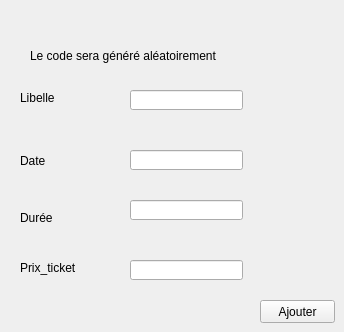
      <widget class="QWidget" name="tab">
       <attribute name="title">
        <string>Ajouter un événement</string>
       </attribute>
       <widget class="QLabel" name="label_2">
        <property name="geometry">
         <rect>
          <x>20</x>
          <y>90</y>
          <width>47</width>
          <height>16</height>
         </rect>
        </property>
        <property name="text">
         <string>Libelle</string>
        </property>
       </widget>
       <widget class="QLabel" name="label_3">
        <property name="geometry">
         <rect>
          <x>20</x>
          <y>150</y>
          <width>47</width>
          <height>21</height>
         </rect>
        </property>
        <property name="text">
         <string>Date</string>
        </property>
       </widget>
       <widget class="QLineEdit" name="lineEdit_libelle">
        <property name="geometry">
         <rect>
          <x>130</x>
          <y>90</y>
          <width>113</width>
          <height>20</height>
         </rect>
        </property>
       </widget>
       <widget class="QLineEdit" name="lineEdit_date">
        <property name="geometry">
         <rect>
          <x>130</x>
          <y>150</y>
          <width>113</width>
          <height>20</height>
         </rect>
        </property>
       </widget>
       <widget class="QPushButton" name="pb_ajouter">
        <property name="geometry">
         <rect>
          <x>260</x>
          <y>300</y>
          <width>75</width>
          <height>23</height>
         </rect>
        </property>
        <property name="text">
         <string>Ajouter</string>
        </property>
       </widget>
       <widget class="QLineEdit" name="lineEdit_duree">
        <property name="geometry">
         <rect>
          <x>130</x>
          <y>200</y>
          <width>113</width>
          <height>20</height>
         </rect>
        </property>
       </widget>
       <widget class="QLineEdit" name="lineEdit_prix_ticket">
        <property name="geometry">
         <rect>
          <x>130</x>
          <y>260</y>
          <width>113</width>
          <height>20</height>
         </rect>
        </property>
       </widget>
       <widget class="QLabel" name="label_9">
        <property name="geometry">
         <rect>
          <x>20</x>
          <y>210</y>
          <width>47</width>
          <height>16</height>
         </rect>
        </property>
        <property name="text">
         <string>Durée</string>
        </property>
       </widget>
       <widget class="QLabel" name="label_15">
        <property name="geometry">
         <rect>
          <x>20</x>
          <y>260</y>
          <width>71</width>
          <height>16</height>
         </rect>
        </property>
        <property name="text">
         <string>Prix_ticket</string>
        </property>
       </widget>
       <widget class="QLabel" name="label_31">
        <property name="geometry">
         <rect>
          <x>30</x>
          <y>40</y>
          <width>211</width>
          <height>31</height>
         </rect>
        </property>
        <property name="text">
         <string>Le code sera généré aléatoirement</string>
        </property>
       </widget>
      </widget>
